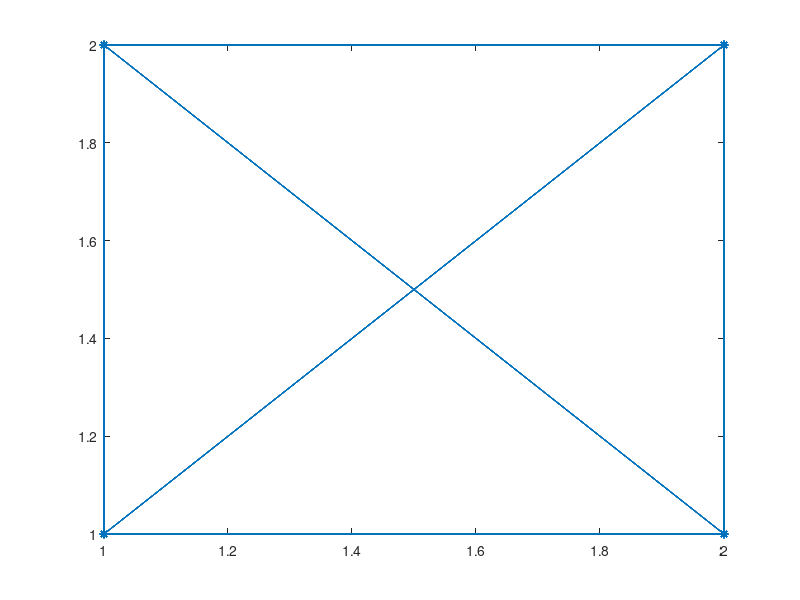

The MATLAB script that drew this image:
%Testing multi-objective optimization

clear
close all

tic

P_tr_thresh = 0.4;

%build adjacency matrix
%square grid, connected right and down
s =2;
V = s^2;
N = V^2;
i_vals = [];
j_vals = [];
vals = [];
% k_vals = [];

minimum = 0.9;
maximum = 1.0;
P_tr = (maximum - minimum)*rand(V, 1) + minimum; %Prob. of traverse associated with each node. sqrt is to bias towards higher values.
costs = 10*abs(randn(V,1));

for i = 1:V    %for each row in adjacency matrix
   if (mod(i,s) >0) %if it isn't on the right edge of grid 
    j_vals(end+1) = i; %add node to right
    i_vals(end+1) = i+1;
   end

   if (mod(i, s) ~=1) %if node isn't on the left edge of grid
    j_vals(end+1) = i; %add node to left
    i_vals(end+1) = i-1;
   end
   
   if (i> s) %if vertex isn't on top of grid
    j_vals(end+1) = i ;   %add next node up
    i_vals(end+1) = i - s;
       if (mod(i,s) >0) %if it isn't on the right edge of grid 
        j_vals(end+1) = i; %add node to diagonal right
        i_vals(end+1) = i+1 - s;
       end

       if (mod(i, s) ~=1) %if node isn't on the left edge of grid
        j_vals(end+1) = i; %add node to diagonal left
        i_vals(end+1) = i-1 -s;
       end
   end
   
   if (i<=(V- s))   %if vertex isn't on bottom of grid
    j_vals(end+1) = i ;  %add next node down
    i_vals(end+1) = i+s ;
       if (mod(i,s) >0) %if it isn't on the right edge of grid 
        j_vals(end+1) = i; %add node to diagonal right
        i_vals(end+1) = i+1+ s;
       end

       if (mod(i, s) ~=1) %if node isn't on the left edge of grid
        j_vals(end+1) = i; %add node to diagonal left
        i_vals(end+1) = i-1+s;
       end
    
   end

      
end

minimum = 0.9;
maximum = 1.0;
vals = 10*abs(randn(length(i_vals), 1));  %generate random costs
a= sparse(i_vals, j_vals, vals);
adj = sparse(V^2, V^2);
for i=1:V-1
   adj((i-1)*V+1:(i-1)*V+V, i*V+1:i*V+V) = a;
end
 spy(adj)

% %create coordinates
coords = [];


% coords = [1,V];
for i = 1:N
   block_no = ceil(i/V);
   V_no = i - (block_no-1)*V;

   row = mod(V_no,s);
   col = ceil(V_no/s);
      if (row==0) row = s; end
   coords(end+1,:) = [row, col];
end
gplot(adj, coords, '*-')

[adj_i, adj_j, adj_v] = find(adj); %access rows and columns of adjacency matrix.

P_tr(end) = 1;
%d{i,1}(1) is minimum cost, d{i,1}(2) is total P_tr, d{i,2}(j,:) is path
%represented by that node.
d{N,2} = [];
for i=(N-V+1):(N) %create d vector to store cost, P_tr, parents for each entry in adj.
   d{i,1} = [0 1];
   d{i,2} = [i];
end

%calculate costs, P_tr for current vertex
for i=N:-1:1 %counting back from last populated column in adjacency matrix,
    col = i;  
        V_col = mod(col, V);
        if (V_col==0) V_col = V; end
    conns = find(adj(:,col)~=0);    %find entries in column col
    options = [];
    for j=1:length(conns)   %for each connection,
        row = conns(j);             %row of current connection
        V_row = mod(row, V);
        if (V_row==0) V_row = V; end 
        l = size(d{i,1}(:,1),1);
        p = size(options, 1);
        options(end+1:end+l,1) = d{i,1}(:,1) + adj(row,col); %cost of each one of d{i} = adj(row,col)
               
        if p>0
           options((p+1):end, 2) = d{i,1}(:,2)*P_tr(V_row); %calculate P_tr for options
           options((p+1):end, 3) = i; %list parent node for each option.
        else
           options(:, 2) = d{i,1}(:,2)*P_tr(V_row); %calculate P_tr for options
           options(:, 3) = i; %list parent node for each option.
        end 
        
        for k=1:size(options,1) %if option violates P_tr, set penalty cost
           if options(k,2) < P_tr_thresh
            options(k,1) = options(k,1) + 1000;         
           end
        end
    front = options(1,:);
 %populate cost, P_tr, parent.
   
% inner front -- This isn't working properly.
    for k=2:size(options,1)
        list1 = find(front(:,1) > options(k,1));       %find list of points with greater cost
        list2 = find(front(:,2) > options(k,2));       %find list of points with greater P_tr
        to_remove = [];
        ind = [];

        for l=1:length(list1)
            ind = find(list1(l) == list2);
           if ~isempty(ind)
            to_remove(end+1) = ind;
           end
        end
        front(list2(to_remove),:) = [];

        if (length(list1) + length(list2) >0)
            t1 = front(:,1) < options(k,1);
            t2 = front(:,2) < options(k,2);
            if (isempty(find(t1==t2, 1)))
                front = [front; options(k,:)];
            end
        end
    end
    len = size(front, 1);
    d{conns(j),1}(end+1:end+len,:) = front;
    end
end


time = toc

sortrows(d{1})

% [~, ind] = min(d{1}(:,1));
% cost = d{1}(ind,1)
% Prob_traverse = d{1}(ind,2)

% hold on
% bp = best_path(:,end); %%%% THIS IS ARBITRARY.
% for i=1:size((bp),1)-1  %plot path 
%     plot(coords(bp(i),1), coords(bp(i),2), 'r*')
%     plot([coords(bp(i),1), coords(bp(i+1),1)],[coords(bp(i),2), coords(bp(i+1),2)], 'r-')    
% end
% axis off
% axis equal